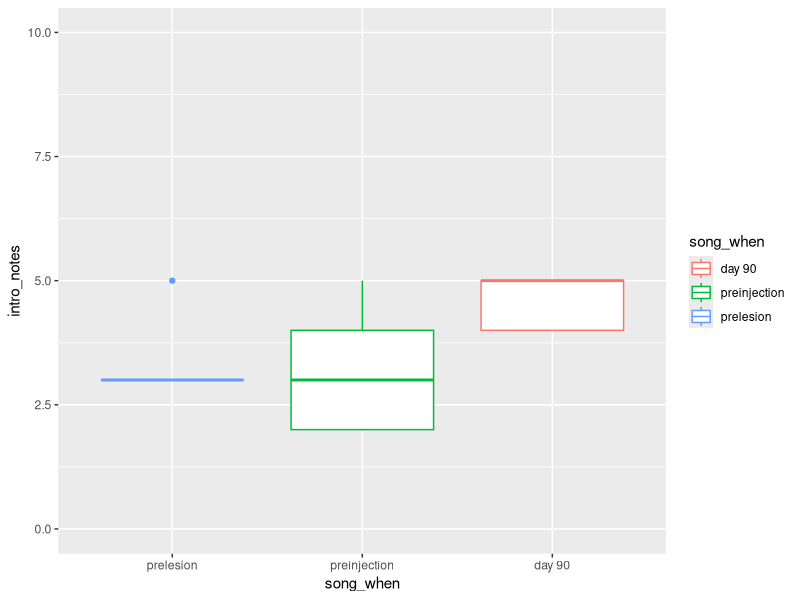
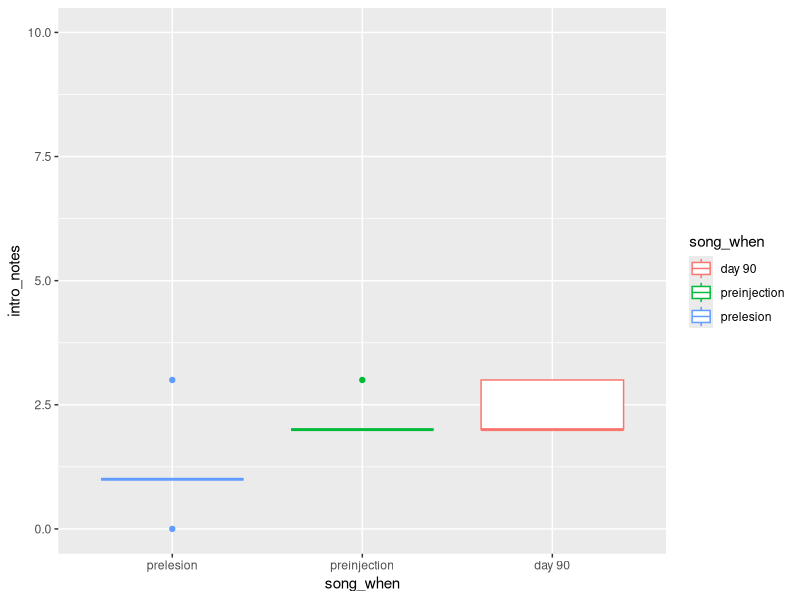
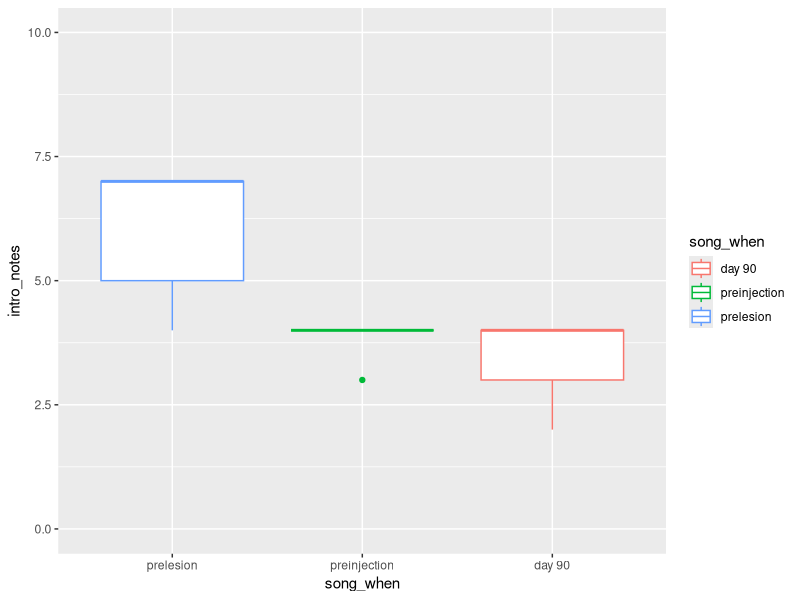
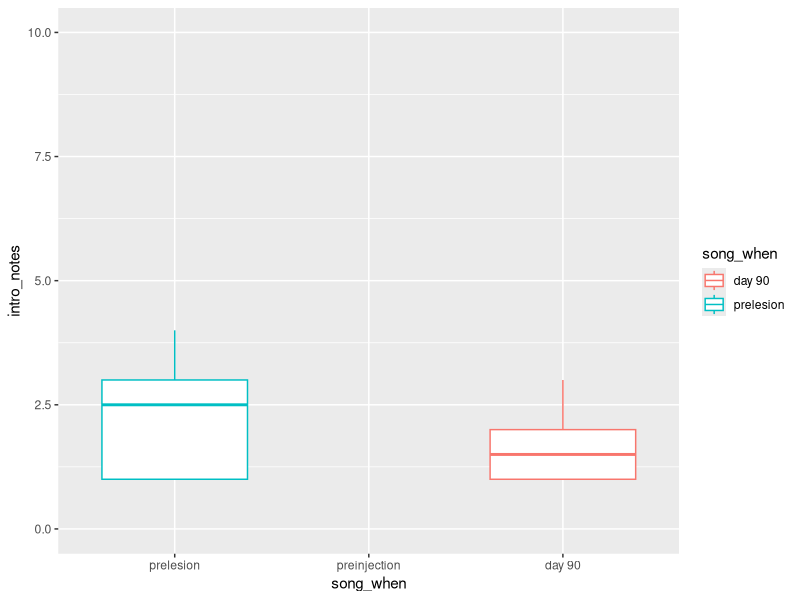
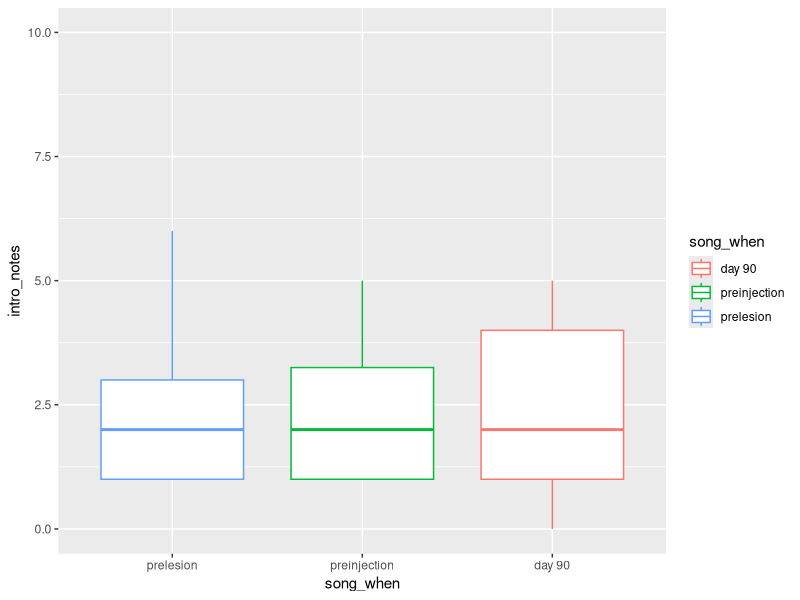
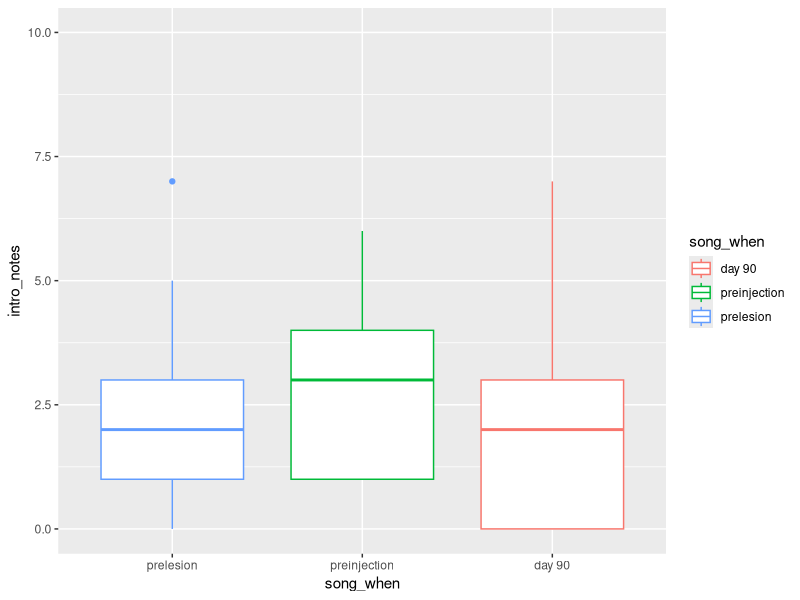
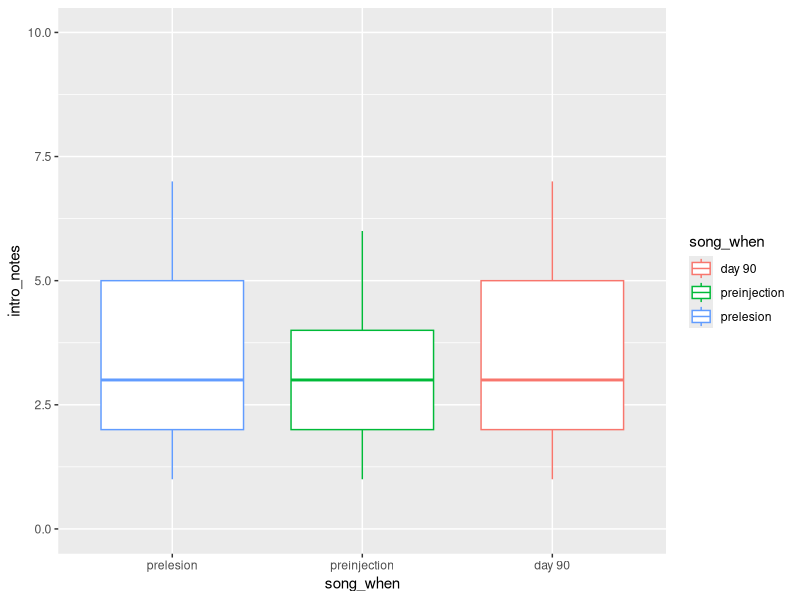
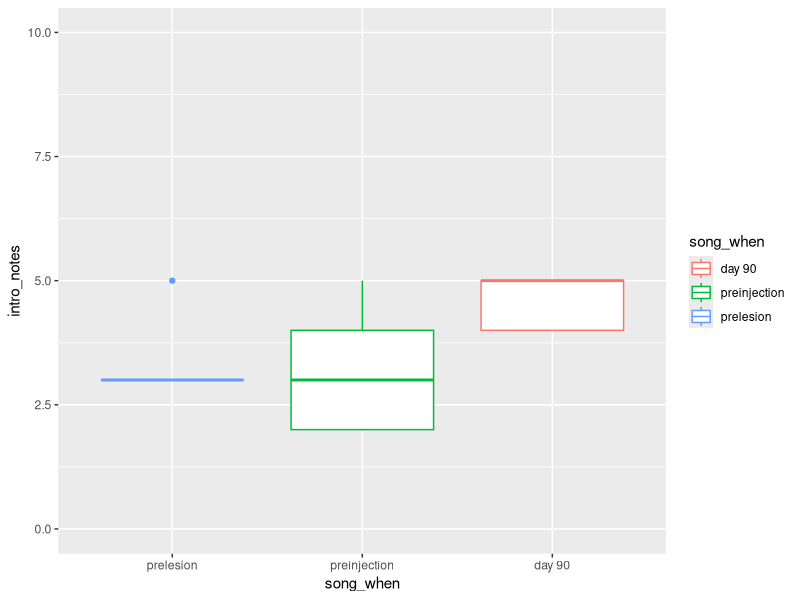

These charts were generated, in order, by the following R code:
## ---- chunk 1
setwd("/Volumes/myhome/GitHub/PNN/PNN_song_analysis")
pnnsong = read.csv("song_analysis.csv") 

class(pnnsong) #check it is a dataframe

library(ggplot2) #calls ggplot2 which should be installed
library(plyr) #need it for counts


# this grabs 2 cols and merges into 1 using a "_" as a separator between the 2 values to identify the 4 conditions
#using invivoenz_ichenz

pnnsong$method = paste(pnnsong$RAlesion, pnnsong$PNN_remov, sep="_") 

## ---- chunk 2

groups<-levels(factor(pnnsong$method))  

pnnRA0 <- pnnsong[pnnsong$RAlesion==0,]
pnnRA1 <- pnnsong[pnnsong$RAlesion==1,]
pnn_0_sham1 <-pnnsong[pnnsong$method =="0_#sham1",]
pnn_0_sham2<-pnnsong[pnnsong$method =="0_#sham2",]
pnn_0_sham3<-pnnsong[pnnsong$method =="0_#sham3",]
pnn_0_0<-pnnsong[pnnsong$method =="0_0",]
pnn_0_1<-pnnsong[pnnsong$method =="0_1",]
pnn_0_2<-pnnsong[pnnsong$method =="0_2",]
pnn_0_3<-pnnsong[pnnsong$method =="0_3",]
pnn_1_sham1<-pnnsong[pnnsong$method =="0_#sham1",]
pnn_1_sham2<-pnnsong[pnnsong$method =="0_#sham2",]
pnn_1_sham3<-pnnsong[pnnsong$method =="0_#sham3",]
pnn_1_0<-pnnsong[pnnsong$method =="1_0",]
pnn_1_1<-pnnsong[pnnsong$method =="1_1",]
pnn_1_2<-pnnsong[pnnsong$method =="1_2",]
pnn_1_3<-pnnsong[pnnsong$method =="1_3",]

#ggplot(pnn, aes(song_when, intro_notes, colour=song_when))+
  #geom_point(size=1)
## ---- chunk 3
ggplot(pnn_0_sham1, aes(song_when, intro_notes, colour=song_when))+
  scale_x_discrete(limits=c("prelesion", "preinjection", "day 90"))+
  scale_y_continuous(limits=c(0,10))+
  geom_boxplot()

ggplot(pnn_0_sham2, aes(song_when, intro_notes, colour=song_when))+
  scale_x_discrete(limits=c("prelesion", "preinjection", "day 90"))+
  scale_y_continuous(limits=c(0,10))+
  geom_boxplot()

ggplot(pnn_0_sham3, aes(song_when, intro_notes, colour=song_when))+
  scale_x_discrete(limits=c("prelesion", "preinjection", "day 90"))+
  scale_y_continuous(limits=c(0,10))+
  geom_boxplot()

ggplot(pnn_0_0, aes(song_when, intro_notes, colour=song_when))+
  scale_x_discrete(limits=c("prelesion", "preinjection", "day 90"))+
  scale_y_continuous(limits=c(0,10))+
  geom_boxplot()

ggplot(pnn_0_1, aes(song_when, intro_notes, colour=song_when))+
  scale_x_discrete(limits=c("prelesion", "preinjection", "day 90"))+
  scale_y_continuous(limits=c(0,10))+
  geom_boxplot()

ggplot(pnn_0_2, aes(song_when, intro_notes, colour=song_when))+
  scale_x_discrete(limits=c("prelesion", "preinjection", "day 90"))+
  scale_y_continuous(limits=c(0,10))+
  geom_boxplot()

ggplot(pnn_0_3, aes(song_when, intro_notes, colour=song_when))+
  scale_x_discrete(limits=c("prelesion", "preinjection", "day 90"))+
  scale_y_continuous(limits=c(0,10))+
  geom_boxplot()

ggplot(pnn_1_sham1, aes(song_when, intro_notes, colour=song_when))+
  scale_x_discrete(limits=c("prelesion", "preinjection", "day 90"))+
  scale_y_continuous(limits=c(0,10))+
  geom_boxplot()

ggplot(pnn_1_sham2, aes(song_when, intro_notes, colour=song_when))+
  scale_x_discrete(limits=c("prelesion", "preinjection", "day 90"))+
  scale_y_continuous(limits=c(0,10))+
  geom_boxplot()

ggplot(pnn_1_sham3, aes(song_when, intro_notes, colour=song_when))+
  scale_x_discrete(limits=c("prelesion", "preinjection", "day 90"))+
  scale_y_continuous(limits=c(0,10))+
  geom_boxplot()

ggplot(pnn_1_0, aes(song_when, intro_notes, colour=song_when))+
  scale_x_discrete(limits=c("prelesion", "preinjection", "day 90"))+
  scale_y_continuous(limits=c(0,10))+
  geom_boxplot()

ggplot(pnn_1_1, aes(song_when, intro_notes, colour=song_when))+
  scale_x_discrete(limits=c("prelesion", "preinjection", "day 90"))+
  scale_y_continuous(limits=c(0,10))+
  geom_boxplot()

ggplot(pnn_1_1, aes(song_when, intro_notes, colour=song_when))+
  scale_x_discrete(limits=c("prelesion", "preinjection", "day 90"))+
  scale_y_continuous(limits=c(0,10))+
  geom_boxplot()

ggplot(pnn_1_3, aes(song_when, intro_notes, colour=song_when))+
  scale_x_discrete(limits=c("prelesion", "preinjection", "day 90"))+
  scale_y_continuous(limits=c(0,10))+
  geom_boxplot()

## ---- chunk 4
ggplot(pnn_0_sham1, aes(song_when, harm_stacks, colour=song_when))+
  scale_x_discrete(limits=c("prelesion", "preinjection", "day 90"))+
  scale_y_continuous(limits=c(0,20))+
  geom_boxplot()

ggplot(pnn_0_sham2, aes(song_when, harm_stacks, colour=song_when))+
  scale_x_discrete(limits=c("prelesion", "preinjection", "day 90"))+
  scale_y_continuous(limits=c(0,20))+
  geom_boxplot()

ggplot(pnn_0_sham3, aes(song_when, harm_stacks, colour=song_when))+
  scale_x_discrete(limits=c("prelesion", "preinjection", "day 90"))+
  scale_y_continuous(limits=c(0,20))+
  geom_boxplot()

ggplot(pnn_0_0, aes(song_when, harm_stacks, colour=song_when))+
  scale_x_discrete(limits=c("prelesion", "preinjection", "day 90"))+
  scale_y_continuous(limits=c(0,20))+
  geom_boxplot()

ggplot(pnn_0_1, aes(song_when, harm_stacks, colour=song_when))+
  scale_x_discrete(limits=c("prelesion", "preinjection", "day 90"))+
  scale_y_continuous(limits=c(0,20))+
  geom_boxplot()

ggplot(pnn_0_2, aes(song_when, harm_stacks, colour=song_when))+
  scale_x_discrete(limits=c("prelesion", "preinjection", "day 90"))+
  scale_y_continuous(limits=c(0,20))+
  geom_boxplot()

ggplot(pnn_0_3, aes(song_when, harm_stacks, colour=song_when))+
  scale_x_discrete(limits=c("prelesion", "preinjection", "day 90"))+
  scale_y_continuous(limits=c(0,20))+
  geom_boxplot()

ggplot(pnn_1_sham1, aes(song_when, harm_stacks, colour=song_when))+
  scale_x_discrete(limits=c("prelesion", "preinjection", "day 90"))+
  scale_y_continuous(limits=c(0,20))+
  geom_boxplot()

ggplot(pnn_1_sham2, aes(song_when, harm_stacks, colour=song_when))+
  scale_x_discrete(limits=c("prelesion", "preinjection", "day 90"))+
  scale_y_continuous(limits=c(0,20))+
  geom_boxplot()

ggplot(pnn_1_sham3, aes(song_when, harm_stacks, colour=song_when))+
  scale_x_discrete(limits=c("prelesion", "preinjection", "day 90"))+
  scale_y_continuous(limits=c(0,20))+
  geom_boxplot()

ggplot(pnn_1_0, aes(song_when, harm_stacks, colour=song_when))+
  scale_x_discrete(limits=c("prelesion", "preinjection", "day 90"))+
  scale_y_continuous(limits=c(0,20))+
  geom_boxplot()

ggplot(pnn_1_1, aes(song_when, harm_stacks, colour=song_when))+
  scale_x_discrete(limits=c("prelesion", "preinjection", "day 90"))+
  scale_y_continuous(limits=c(0,20))+
  geom_boxplot()

ggplot(pnn_1_2, aes(song_when, harm_stacks, colour=song_when))+
  scale_x_discrete(limits=c("prelesion", "preinjection", "day 90"))+
  scale_y_continuous(limits=c(0,20))+
  geom_boxplot()

ggplot(pnn_1_3, aes(song_when, harm_stacks, colour=song_when))+
  scale_x_discrete(limits=c("prelesion", "preinjection", "day 90"))+
  scale_y_continuous(limits=c(0,20))+
  geom_boxplot()

## ---- chunk 5
ggplot(pnn_0_sham1, aes(song_when, FM_sweeps, colour=song_when))+
  scale_x_discrete(limits=c("prelesion", "preinjection", "day 90"))+
  scale_y_continuous(limits=c(0,50))+
  geom_boxplot()

ggplot(pnn_0_sham2, aes(song_when, FM_sweeps, colour=song_when))+
  scale_x_discrete(limits=c("prelesion", "preinjection", "day 90"))+
  scale_y_continuous(limits=c(0,50))+
  geom_boxplot()

ggplot(pnn_0_sham3, aes(song_when, FM_sweeps, colour=song_when))+
  scale_x_discrete(limits=c("prelesion", "preinjection", "day 90"))+
  scale_y_continuous(limits=c(0,50))+
  geom_boxplot()

ggplot(pnn_0_0, aes(song_when, FM_sweeps, colour=song_when))+
  scale_x_discrete(limits=c("prelesion", "preinjection", "day 90"))+
  scale_y_continuous(limits=c(0,50))+
  geom_boxplot()

ggplot(pnn_0_1, aes(song_when, FM_sweeps, colour=song_when))+
  scale_x_discrete(limits=c("prelesion", "preinjection", "day 90"))+
 scale_y_continuous(limits=c(0,50))+
  geom_boxplot()

ggplot(pnn_0_2, aes(song_when, FM_sweeps, colour=song_when))+
  scale_x_discrete(limits=c("prelesion", "preinjection", "day 90"))+
  scale_y_continuous(limits=c(0,50))+
  geom_boxplot()

ggplot(pnn_0_3, aes(song_when, FM_sweeps, colour=song_when))+
  scale_x_discrete(limits=c("prelesion", "preinjection", "day 90"))+
  scale_y_continuous(limits=c(0,50))+
  geom_boxplot()

ggplot(pnn_1_sham1, aes(song_when, FM_sweeps, colour=song_when))+
  scale_x_discrete(limits=c("prelesion", "preinjection", "day 90"))+
  scale_y_continuous(limits=c(0,50))+
  geom_boxplot()

ggplot(pnn_1_sham2, aes(song_when, FM_sweeps, colour=song_when))+
  scale_x_discrete(limits=c("prelesion", "preinjection", "day 90"))+
  scale_y_continuous(limits=c(0,50))+
  geom_boxplot()

ggplot(pnn_1_sham3, aes(song_when, FM_sweeps, colour=song_when))+
  scale_x_discrete(limits=c("prelesion", "preinjection", "day 90"))+
  scale_y_continuous(limits=c(0,50))+
  geom_boxplot()

ggplot(pnn_1_0, aes(song_when, FM_sweeps, colour=song_when))+
  scale_x_discrete(limits=c("prelesion", "preinjection", "day 90"))+
  scale_y_continuous(limits=c(0,50))+
  geom_boxplot()

ggplot(pnn_1_1, aes(song_when, FM_sweeps, colour=song_when))+
  scale_x_discrete(limits=c("prelesion", "preinjection", "day 90"))+
  scale_y_continuous(limits=c(0,50))+
  geom_boxplot()

ggplot(pnn_1_2, aes(song_when, intro_notes, colour=song_when))+
  scale_x_discrete(limits=c("prelesion", "preinjection", "day 90"))+
  scale_y_continuous(limits=c(0,50))+
  geom_boxplot()

ggplot(pnn_1_3, aes(song_when, FM_sweeps, colour=song_when))+
  scale_x_discrete(limits=c("prelesion", "preinjection", "day 90"))+
  scale_y_continuous(limits=c(0,50))+
  geom_boxplot()

## ---- chunk 6
ggplot(pnn_0_sham1, aes(song_when, other, colour=song_when))+
  scale_x_discrete(limits=c("prelesion", "preinjection", "day 90"))+
  scale_y_continuous(limits=c(0,50))+
  geom_boxplot()

ggplot(pnn_0_sham2, aes(song_when, other, colour=song_when))+
  scale_x_discrete(limits=c("prelesion", "preinjection", "day 90"))+
  scale_y_continuous(limits=c(0,50))+
  geom_boxplot()

ggplot(pnn_0_sham3, aes(song_when, other, colour=song_when))+
  scale_x_discrete(limits=c("prelesion", "preinjection", "day 90"))+
  scale_y_continuous(limits=c(0,50))+
  geom_boxplot()

ggplot(pnn_0_0, aes(song_when, other, colour=song_when))+
  scale_x_discrete(limits=c("prelesion", "preinjection", "day 90"))+
  scale_y_continuous(limits=c(0,50))+
  geom_boxplot()

ggplot(pnn_0_1, aes(song_when, other, colour=song_when))+
  scale_x_discrete(limits=c("prelesion", "preinjection", "day 90"))+
  scale_y_continuous(limits=c(0,50))+
  geom_boxplot()

ggplot(pnn_0_2, aes(song_when, other, colour=song_when))+
  scale_x_discrete(limits=c("prelesion", "preinjection", "day 90"))+
  scale_y_continuous(limits=c(0,50))+
  geom_boxplot()

ggplot(pnn_0_3, aes(song_when, other, colour=song_when))+
  scale_x_discrete(limits=c("prelesion", "preinjection", "day 90"))+
  scale_y_continuous(limits=c(0,50))+
  geom_boxplot()

ggplot(pnn_1_sham1, aes(song_when, other, colour=song_when))+
  scale_x_discrete(limits=c("prelesion", "preinjection", "day 90"))+
  scale_y_continuous(limits=c(0,50))+
  geom_boxplot()

ggplot(pnn_1_sham2, aes(song_when, other, colour=song_when))+
  scale_x_discrete(limits=c("prelesion", "preinjection", "day 90"))+
  scale_y_continuous(limits=c(0,50))+
  geom_boxplot()

ggplot(pnn_1_sham3, aes(song_when, other, colour=song_when))+
  scale_x_discrete(limits=c("prelesion", "preinjection", "day 90"))+
  scale_y_continuous(limits=c(0,50))+
  geom_boxplot()

ggplot(pnn_1_0, aes(song_when, other, colour=song_when))+
  scale_x_discrete(limits=c("prelesion", "preinjection", "day 90"))+
  scale_y_continuous(limits=c(0,50))+
  geom_boxplot()

ggplot(pnn_1_1, aes(song_when, other, colour=song_when))+
  scale_x_discrete(limits=c("prelesion", "preinjection", "day 90"))+
  scale_y_continuous(limits=c(0,50))+
  geom_boxplot()

ggplot(pnn_1_2, aes(song_when, other, colour=song_when))+
  scale_x_discrete(limits=c("prelesion", "preinjection", "day 90"))+
  scale_y_continuous(limits=c(0,50))+
  geom_boxplot()

ggplot(pnn_1_3, aes(song_when, other, colour=song_when))+
  scale_x_discrete(limits=c("prelesion", "preinjection", "day 90"))+
  scale_y_continuous(limits=c(0,50))+
  geom_boxplot()

## ---- chunk 7
ggplot(pnn_0_sham1, aes(song_when, total, colour=song_when))+
  scale_x_discrete(limits=c("prelesion", "preinjection", "day 90"))+
  scale_y_continuous(limits=c(0,60))+
  geom_boxplot()

ggplot(pnn_0_sham2, aes(song_when, total, colour=song_when))+
  scale_x_discrete(limits=c("prelesion", "preinjection", "day 90"))+
  scale_y_continuous(limits=c(0,60))+
  geom_boxplot()

ggplot(pnn_0_sham3,aes(song_when, total, colour=song_when))+
  scale_x_discrete(limits=c("prelesion", "preinjection", "day 90"))+
  scale_y_continuous(limits=c(0,60))+
  geom_boxplot()

ggplot(pnn_0_0, aes(song_when, total, colour=song_when))+
  scale_x_discrete(limits=c("prelesion", "preinjection", "day 90"))+
  scale_y_continuous(limits=c(0,60))+
  geom_boxplot()

ggplot(pnn_0_1, aes(song_when, total, colour=song_when))+
  scale_x_discrete(limits=c("prelesion", "preinjection", "day 90"))+
  scale_y_continuous(limits=c(0,60))+
  geom_boxplot()

ggplot(pnn_0_2, aes(song_when, total, colour=song_when))+
  scale_x_discrete(limits=c("prelesion", "preinjection", "day 90"))+
  scale_y_continuous(limits=c(0,60))+
  geom_boxplot()

ggplot(pnn_0_3, aes(song_when, total, colour=song_when))+
  scale_x_discrete(limits=c("prelesion", "preinjection", "day 90"))+
  scale_y_continuous(limits=c(0,60))+
  geom_boxplot()

ggplot(pnn_1_sham1, aes(song_when, total, colour=song_when))+
  scale_x_discrete(limits=c("prelesion", "preinjection", "day 90"))+
  scale_y_continuous(limits=c(0,60))+
  geom_boxplot()

ggplot(pnn_1_sham2, aes(song_when, total, colour=song_when))+
  scale_x_discrete(limits=c("prelesion", "preinjection", "day 90"))+
  scale_y_continuous(limits=c(0,60))+
  geom_boxplot()

ggplot(pnn_1_sham3, aes(song_when, total, colour=song_when))+
  scale_x_discrete(limits=c("prelesion", "preinjection", "day 90"))+
  scale_y_continuous(limits=c(0,60))+
  geom_boxplot()

ggplot(pnn_1_0, aes(song_when, total, colour=song_when))+
  scale_x_discrete(limits=c("prelesion", "preinjection", "day 90"))+
  scale_y_continuous(limits=c(0,60))+
  geom_boxplot()

ggplot(pnn_1_1, aes(song_when, total, colour=song_when))+
  scale_x_discrete(limits=c("prelesion", "preinjection", "day 90"))+
  scale_y_continuous(limits=c(0,60))+
  geom_boxplot()

ggplot(pnn_1_1, aes(song_when, total, colour=song_when))+
  scale_x_discrete(limits=c("prelesion", "preinjection", "day 90"))+
  scale_y_continuous(limits=c(0,60))+
  geom_boxplot()

ggplot(pnn_1_3, aes(song_when, total, colour=song_when))+
  scale_x_discrete(limits=c("prelesion", "preinjection", "day 90"))+
  scale_y_continuous(limits=c(0,60))+
  geom_boxplot()

